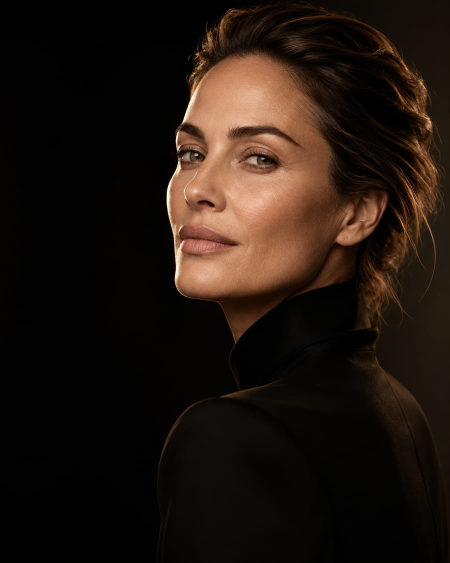
#> input picture assets/brand/campaign/home-hero.jpg, 900 x 1125 px (shown at 1/2 size)
$ python recrop-campaign-images.py
#> lines starting #> are read from the running program, lines starting #| are printed output that depends on the picture
#!/usr/bin/env python3
"""
One-off re-crop pass on the existing campaign photography, run as part of
the P0 UI/UX polish sprint (see AESTELLA_SPRINT_REPORT.md).

Problem: several EditorialImage placements (Home hero, Preview hero, Botox
Bestie header, the shared 'treatment' and Home's 'skin-detail' defaults)
render most of their frame as dead black space, because the source photos
are moody, dramatically-lit portraits where the subject occupies roughly
the top 40-60% of the frame and the rest is near-black clothing/background.
React Native's Image `resizeMode="cover"` has no focal-point control, so
when the source image's own aspect ratio already matches its container
(several of these do, exactly), the *entire* image is shown at its own
composition — including that dead lower half.

Fix: re-crop each affected source JPEG to a tighter window that keeps the
subject's face/shoulders and drops most of the dark lower portion, while
preserving the exact aspect ratio EditorialImage's variant expects, so no
further runtime cropping/distortion occurs. This does not invent any new
image content — it only re-frames pixels that already exist in the
approved campaign photography.

Second finding while verifying this in the web preview (react-native-web
+ Metro): EditorialImage's <Image> renders at the *source file's native
pixel dimensions*, not the size of its styled container — RNW appears to
apply Metro's registered intrinsic width/height as inline CSS on the
absolutely-positioned <img>, which overrides the `top/left/right/bottom:
0` stretch StyleSheet.absoluteFill relies on to fill the parent. The
parent's `overflow: hidden` then just clips to whatever corner of the
oversized image happens to land inside it, anchored top-left — nothing
here does an actual proportional cover-scale in this environment. For a
container close in size to its image this goes unnoticed (Home/Preview
heroes, Bible detail: natural size only ~1.5–2.2x the rendered box, so
most of the intended crop still falls inside it); for a much smaller slot
fed a full-size source — Home's 96x96 Bible-teaser thumbnail with an
800x800 image (8.3x oversized), and Botox Bestie's 88pt-wide header with
a 427x923 image (4.85x oversized) — only a small top-left sliver was
visible (a wash of skin tone, or hair only), reproducing something close
to the original audit's "dead space" complaint for a different reason
than the lighting/composition issue this script otherwise fixes. Native
iOS/Android's real Image component is expected to honor resizeMode
properly regardless (this looks specific to RNW's web output), but
without a physical device to confirm, the safe fix applied here doesn't
depend on that: RESIZE_JOBS below downsamples those two crops to roughly
2–2.2x their actual display size — the same framing, just not needlessly
oversized — which fixes the web preview outright and is good practice
for a small fixed-size slot either way.

No new npm dependency: uses Pillow (already available in this
environment). Requires `pip install pillow` if run elsewhere.

Run: python3 scripts/recrop-campaign-images.py
"""
from PIL import Image
import os

SRC_DIR = os.path.join(os.path.dirname(__file__), "..", "assets", "brand", "campaign")

# Each job: source file, output file, crop box (left, top, right, bottom)
# in source pixel coordinates, chosen from a per-image vertical-brightness
# scan so the crop window keeps the brightest (subject) band.
JOBS = [
    {
        "src": "home-hero.jpg",
        "out": "home-hero-crop.jpg",
        # Original 900x1125 (4:5). Subject/face band is roughly rows
        # 0-55%; crop keeps that band and zooms slightly, preserving 4:5.
        "box": (171, 0, 729, 698),
    },
    {
        "src": "preview-hero.jpg",
        "out": "preview-hero-crop.jpg",
        # Original 900x1125 (4:5). This source is brighter throughout
        # (less of a "black space" problem) but the bottom ~18% is dark
        # and dead — trim it and re-letterbox to 4:5.
        "box": (81, 0, 819, 922),
    },
    {
        "src": "treatment-editorial.jpg",
        "out": "treatment-editorial-crop.jpg",
        # Original 900x1350 (2:3, the 'treatment' variant's ratio).
        # Subject band is roughly rows 8-62%.
        "box": (200, 100, 700, 850),
    },
    {
        "src": "botox-bestie.jpg",
        "out": "botox-bestie-crop.jpg",
        # Original 853x1844 (~0.4626, the explicit aspect ratio Botox
        # Bestie's header passes). First pass (rows 92-1014) put the eye at
        # the very bottom edge of this narrow container; shifted down
        # ~150px so the eye/cheek/lips sit centered in frame instead.
        "box": (213, 250, 640, 1173),
    },
    {
        "src": "skin-detail.jpg",
        "out": "skin-detail-crop.jpg",
        # Original 853x1844. Used at 1:1 on Home's Bible teaser module.
        # Subject/brightest band is roughly rows 15-58%.
        "box": (26, 276, 826, 1076),
    },
]


# Second pass: downsample two of the crops above that are rendered into a
# much smaller fixed-size slot than their cropped resolution (see the RNW
# finding above). Same framing as the crop step, just not oversized for
# where it's actually displayed. Target ~2–2.2x the slot's real CSS size.
RESIZE_JOBS = [
    {
        # Home's Bible-teaser thumbnail slot is 96x96 CSS px; 800x800 was
        # 8.3x that, so only the top-left ~12% (a wash of skin tone, no
        # legible face) was ever visible in the RNW web preview.
        "file": "skin-detail-crop.jpg",
        "size": (210, 210),
    },
    {
        # Botox Bestie's header slot is 88x190 CSS px; 427x923 was 4.85x
        # that, so only the top-left ~21% (hair only, no eye/face) was
        # ever visible in the RNW web preview.
        "file": "botox-bestie-crop.jpg",
        "size": (190, 411),
    },
]


def main():
    for job in JOBS:
        src_path = os.path.join(SRC_DIR, job["src"])
        out_path = os.path.join(SRC_DIR, job["out"])
        im = Image.open(src_path)
#> im is the input picture: PIL image 900x1125 RGB; mean R, G, B 33.1, 22.2, 15.2
        cropped = im.crop(job["box"])
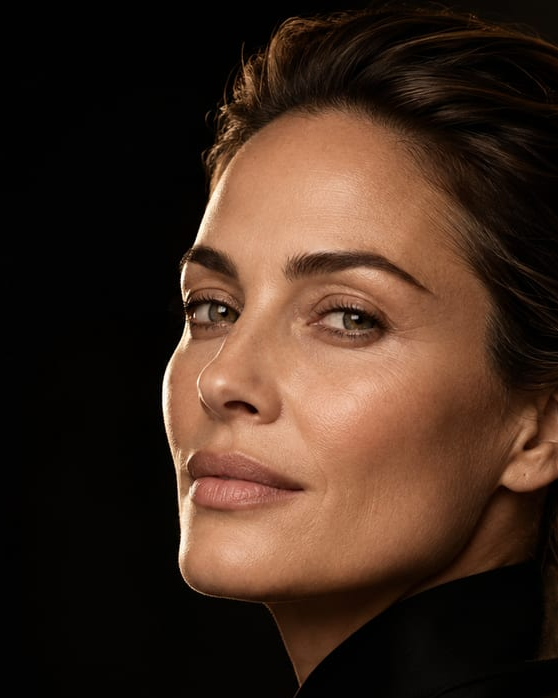
#> cropped: PIL image 558x698 RGB; mean R, G, B 65, 43.5, 31
        w, h = cropped.size
#> w = 558; h = 698
        cropped.save(out_path, "JPEG", quality=88)
        print(f"{job['src']} {im.size} -> {job['out']} {cropped.size} (ratio {w / h:.4f})")
#| home-hero.jpg (900, 1125) -> home-hero-crop.jpg (558, 698) (ratio 0.7994)
#> pass 2 of the loop in main, `for job in JOBS:`:
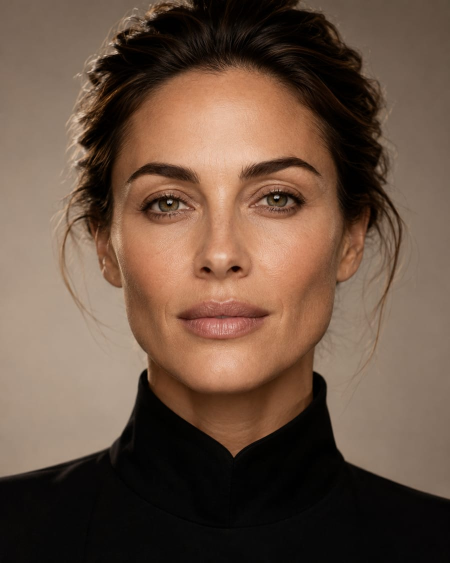
#> input picture assets/brand/campaign/preview-hero.jpg, 900 x 1125 px (shown at 1/2 size)
#> in main, im is the input picture: PIL image 900x1125 RGB; mean R, G, B 106.7, 83, 67.2
#> in main, `cropped = im.crop(job["box"])`:
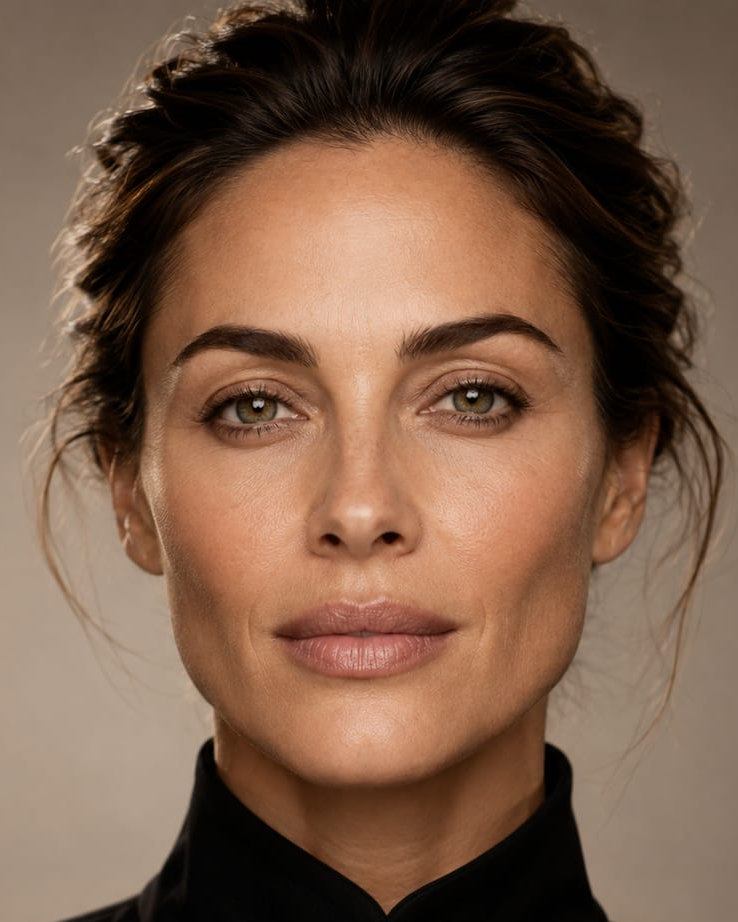
#> cropped: PIL image 738x922 RGB; mean R, G, B 124, 93.5, 73.8
#| preview-hero.jpg (900, 1125) -> preview-hero-crop.jpg (738, 922) (ratio 0.8004)
#> pass 3 of the loop in main, `for job in JOBS:`:
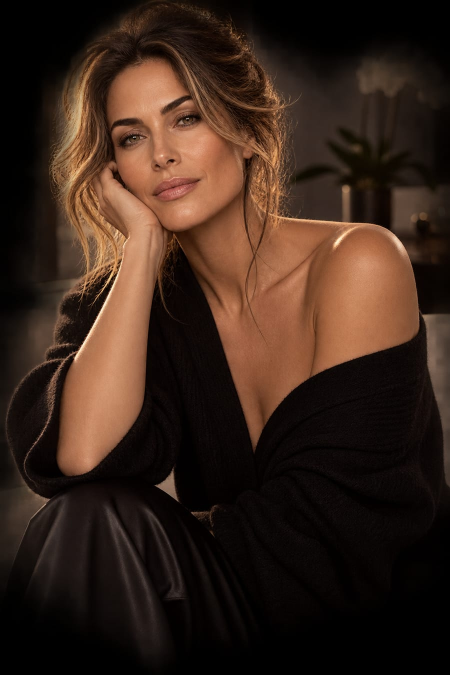
#> input picture assets/brand/campaign/treatment-editorial.jpg, 900 x 1350 px (shown at 1/2 size)
#> in main, im is the input picture: PIL image 900x1350 RGB; mean R, G, B 56.6, 37.2, 26.5
#> in main, `cropped = im.crop(job["box"])`:
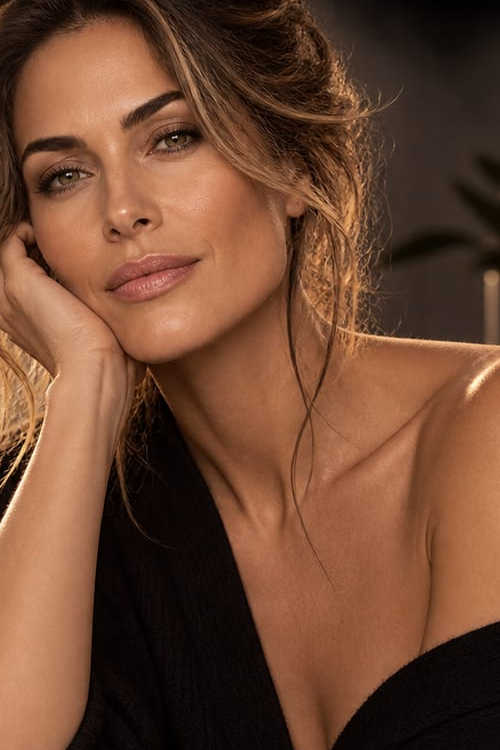
#> cropped: PIL image 500x750 RGB; mean R, G, B 111.1, 71.5, 50.1
#| treatment-editorial.jpg (900, 1350) -> treatment-editorial-crop.jpg (500, 750) (ratio 0.6667)
#> the loop made 5 passes; the first 3 are shown

    for job in RESIZE_JOBS:
        path = os.path.join(SRC_DIR, job["file"])
        im = Image.open(path)
        resized = im.resize(job["size"], Image.LANCZOS)
        resized.save(path, "JPEG", quality=88)
        print(f"{job['file']} resized {im.size} -> {resized.size}")


if __name__ == "__main__":
#> (the run stopped early here; a loop or call above may not have finished)
